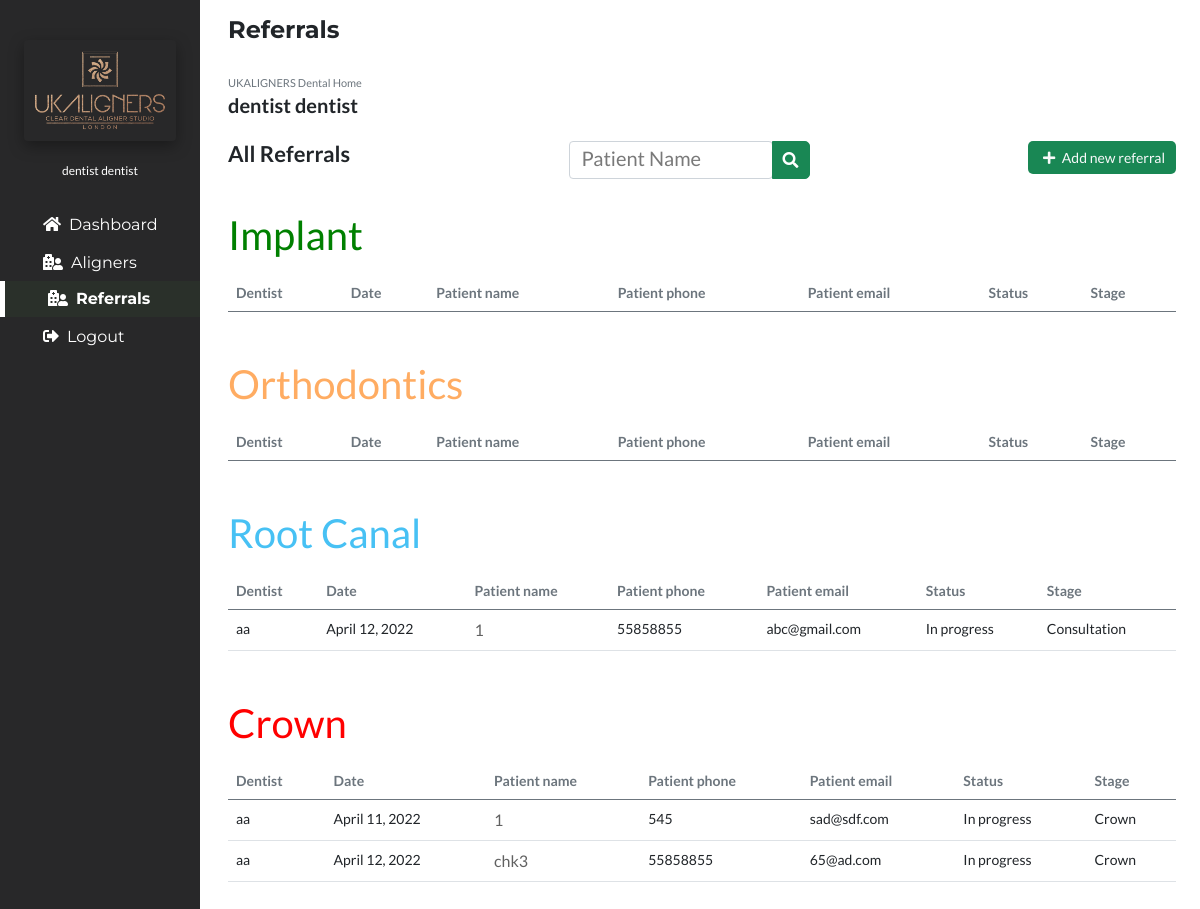
The app's page /referrals (signed in), older data.
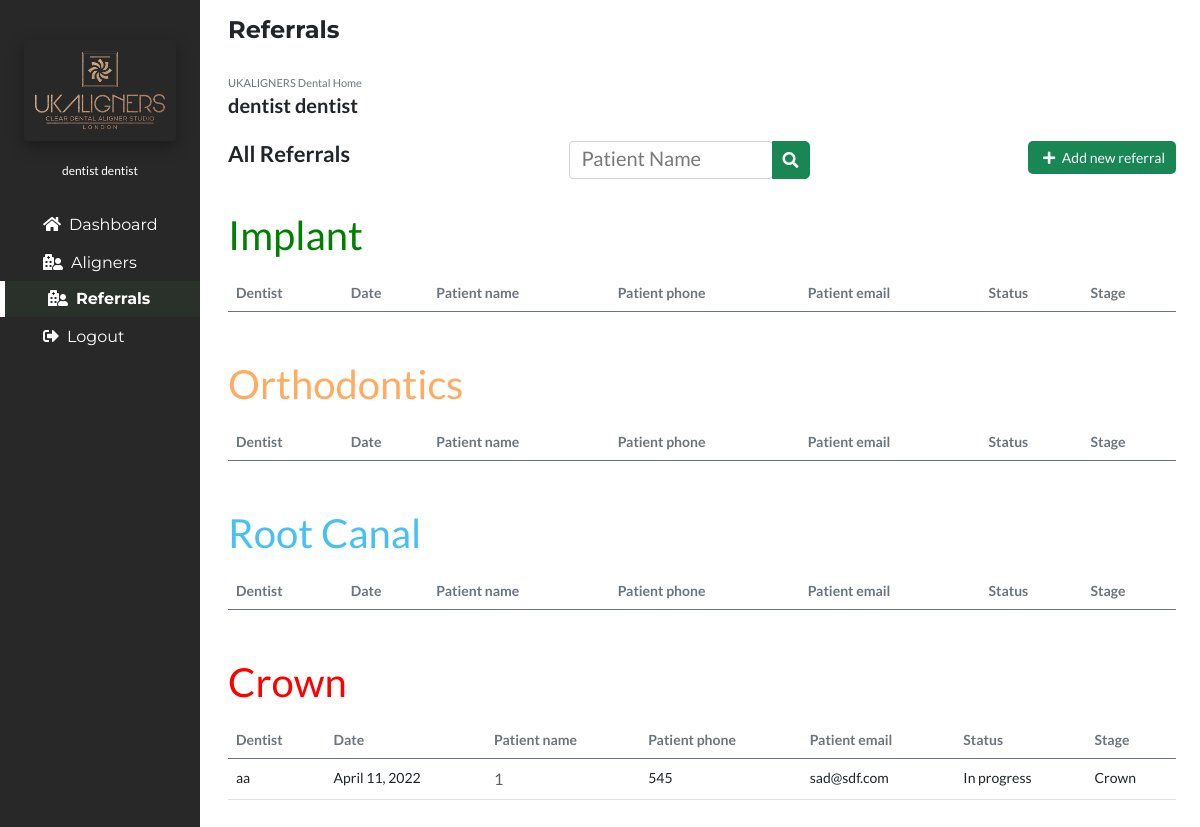
The same page, newer data.
### portfolioApp/models.py (models this page shows, shortened)
class Referral(models.Model):
    Dentist=models.ForeignKey(User,on_delete=models.CASCADE, null=True)
    DentistName=models.CharField(max_length=50,null=True)
    PatientName=models.CharField(max_length=50)
    PatientPhone=models.CharField(max_length=20)
    PatientEmail=models.CharField(max_length=40)
    ReferralReason=models.CharField(max_length=60,default="Consultation",null=True,choices=(("Consultation","Consultation"),("Implant","Implant"),("Orthodontics","Orthodontics"),("Root Canal","Root Canal"),("Crown","Crown")
    ))
    Status=models.CharField(max_length=40,default="New",null=True,choices=(("New","New"),("Booked","Booked"),("Declined","Declined"),("TC","TC")
    ))
    BookedOn=models.CharField(max_length=40,null=True)
    TreatmentPlan=models.CharField(max_length=80,null=True)
    Note=models.CharField(max_length=150,null=True)
    Stage=models.CharField(max_length=150,null=True)
    Date=models.DateField(auto_now_add=True)

### portfolioApp/views.py (the view)
# urls.py: path('referrals', views.referrals, name='referrals'),
@login_required(login_url='login')
def referrals(request):
    if request.method=="POST":
        referral_obj = Referral.objects.get(id=request.POST.get('id'))
        referral_obj.Stage = request.POST.get('Stage')
        referral_obj.Status = request.POST.get('Status')
        referral_obj.save()
    if request.user.is_superuser or request.user.is_staff:
        implant_referral = Referral.objects.distinct().filter(
                Q(ReferralReason="Implant") &
                Q(Status="In progress") |
                Q(Status="Booked")
            ).order_by("PatientName")
        orthodontics_referral = Referral.objects.distinct().filter(
                Q(ReferralReason="Orthodontics") &
                Q(Status="In progress") |
                Q(Status="Booked")
            ).order_by("PatientName")
        root_canal_referral = Referral.objects.distinct().filter(
                Q(ReferralReason="Root Canal") &
                Q(Status="In progress") |
                Q(Status="Booked")
            ).order_by("PatientName")
        crown_referral = Referral.objects.distinct().filter(
                Q(ReferralReason="Crown") &
                Q(Status="In progress") |
                Q(Status="Booked")
            ).order_by("PatientName")
        print("Otho",orthodontics_referral.count())
        print("crown",crown_referral.count(),"********************")
    else:
        implant_referral = Referral.objects.distinct().filter(
                Q(Dentist=request.user) &
                Q(ReferralReason="Implant") &
                Q(Status="In progress") |
                Q(Status="Booked")
            ).order_by("PatientName")
        orthodontics_referral = Referral.objects.distinct().filter(
                Q(Dentist=request.user) &
                Q(ReferralReason="Orthodontics") &
                Q(Status="In progress") |
                Q(Status="Booked")
            ).order_by("PatientName")
        root_canal_referral = Referral.objects.distinct().filter(
                Q(Dentist=request.user) &
                Q(ReferralReason="Root Canal") &
                Q(Status="In progress") |
                Q(Status="Booked")
            ).order_by("PatientName")
        crown_referral = Referral.objects.distinct().filter(
                Q(Dentist=request.user) &
                Q(ReferralReason="Crown") &
                Q(Status="In progress") |
                Q(Status="Booked")
            ).order_by("PatientName")
    context={
        'referral':'active',
        'implant_referral': implant_referral,
        'orthodontics_referral': orthodontics_referral,
        'root_canal_referral': root_canal_referral,
        'crown_referral': crown_referral,
    }
    return render(request,'referrals.html',context)

### portfolioApp/templates/referrals.html (shortened to what the changed rows need)
{% extends 'base.html' %}
{% load static %}
{% block body %}
<section class="px-4">
<div class="">
<div class="col-sm-12 px-0 pb-3 my-3 table-responsive"style="font-size:14px;">
<table class="table ">
  <h1 style="font-size: 40px; color: green; margin-bottom: 15px;">Implant</h1>
<thead class="text-secondary">
<tr>
  <th scope="col">Dentist</th>
  <th scope="col">Date</th>
  <th scope="col">Patient name</th>
  <th scope="col">Patient phone</th>
  <th scope="col">Patient email</th>
  <th scope="col">Status</th>
  <th scope="col">Stage</th>
</tr>
</thead>
</table>
</div>
<div class="col-sm-12 px-0 pb-3 my-3 table-responsive"style="font-size:14px;">
  <table class="table ">
    <h1 style="font-size: 40px; color: #ffac62; margin-bottom: 15px;">Orthodontics</h1>
  <thead class="text-secondary">
  <tr>
    <th scope="col">Dentist</th>
    <th scope="col">Date</th>
    <th scope="col">Patient name</th>
    <th scope="col">Patient phone</th>
    <th scope="col">Patient email</th>
    <th scope="col">Status</th>
    <th scope="col">Stage</th>
  </tr>
  </thead>
  </table>
</div>
<div class="col-sm-12 px-0 pb-3 my-3 table-responsive"style="font-size:14px;">
  <table class="table ">
    <h1 style="font-size: 40px; color: #47c1f4; margin-bottom: 15px;">Root Canal</h1>
  <thead class="text-secondary">
  <tr>
    <th scope="col">Dentist</th>
    <th scope="col">Date</th>
    <th scope="col">Patient name</th>
    <th scope="col">Patient phone</th>
    <th scope="col">Patient email</th>
    <th scope="col">Status</th>
    <th scope="col">Stage</th>
  </tr>
  </thead>
  <tbody>
  {% for referrals in root_canal_referral %}
  <tr>
    <td>{{referrals.DentistName}}</td>
    <td>{{referrals.Date}}</td>
    {% if not user.is_staff or user.is_superuser%}
    <td><a href="/referraldetail/{{referrals.id}}/">{{referrals.PatientName}}</a></td>
    {% else %}
    <td class="text-secondary">{{referrals.PatientName}}</td>
    {% endif %}
    <td>{{referrals.PatientPhone}}</td>
    <td>{{referrals.PatientEmail}}</td>
    <form action="" method="POST">
    {% if not user.is_dentist %}
      <td>
        <select name="Status" id="Status">
          <option style="background: rgb(52, 143, 255); color: white;" value="{{referrals.Status}}"selected>{{referrals.Status}}</option>
          <option value="Booked" >Booked</option>
          <option value="Declined">Declined</option>
          <option value="TC" >TC</option>
        </select>
      </td>
    {% else %}
      <td>{{referrals.Status}}</td>
    {% endif %}
    {% if not user.is_dentist %}
    <td>
      <select name="Stage" id="Stage">
        <option style="background: rgb(52, 143, 255); color: white;" value="{{referrals.Stage}}"selected>{{referrals.Stage}}</option>
        <option value="Consultation">Consultation</option>
        <option value="RCT" >RCT</option>
        <option value="Review">Review</option>
        <option value="2nd opinion">2nd opinion</option>
      </select>
    </td>
    <input style="display: none;" name="id" value="{{referrals.id}}">
    {% else %}
      <td>{{referrals.Stage}}</td>
    {% endif %}
    </form>
  </tr>
  {% endfor %}
  </tbody>
  </table>
</div>
<div class="col-sm-12 px-0 pb-3 my-3 table-responsive"style="font-size:14px;">
  <table class="table ">
    <h1 style="font-size: 40px; color: red; margin-bottom: 15px;">Crown</h1>
  <thead class="text-secondary">
  <tr>
    <th scope="col">Dentist</th>
    <th scope="col">Date</th>
    <th scope="col">Patient name</th>
    <th scope="col">Patient phone</th>
    <th scope="col">Patient email</th>
    <th scope="col">Status</th>
    <th scope="col">Stage</th>
  </tr>
  </thead>
  <tbody>
  {% for referrals in crown_referral %}
  <tr>
    <td>{{referrals.DentistName}}</td>
    <td>{{referrals.Date}}</td>
    {% if not user.is_staff or user.is_superuser%}
    <td><a href="/referraldetail/{{referrals.id}}/">{{referrals.PatientName}}</a></td>
    {% else %}
    <td class="text-secondary">{{referrals.PatientName}}</td>
    {% endif %}
    <td>{{referrals.PatientPhone}}</td>
    <td>{{referrals.PatientEmail}}</td>
    <form action="" method="POST">
    {% if not user.is_dentist %}
      <td>
        <select name="Status" id="Status">
          <option style="background: rgb(52, 143, 255); color: white;" value="{{referrals.Status}}"selected>{{referrals.Status}}</option>
          <option value="Booked" >Booked</option>
          <option value="Declined">Declined</option>
          <option value="TC" >TC</option>
        </select>
      </td>
    {% else %}
      <td>{{referrals.Status}}</td>
    {% endif %}
    {% if not user.is_dentist %}
    <td>
      <select name="Stage" id="Stage">
        <option style="background: rgb(52, 143, 255); color: white;" value="{{referrals.Stage}}"selected>{{referrals.Stage}}</option>
        <option value="Consultation">Consultation</option>
        <option value="Prep">Prep</option>
        <option value="Fit">Fit</option>
        <option value="Review">Review</option>
      </select>
    </td>
    <input style="display: none;" name="id" value="{{referrals.id}}">
    {% else %}
      <td>{{referrals.ReferralReason}}</td>
    {% endif %}
    </form>
  </tr>
  {% endfor %}
  </tbody>
  </table>
</div>
</div>
</section>
{% endblock body %}

Row changes from the older to the newer data that the page shows:
no longer on this page (row edited): Referral: DentistName "aa", Date "April 12, 2022", PatientName "1", PatientPhone "55858855", PatientEmail "abc@gmail.com", Status "In progress", Stage "Consultation", shown under "Root Canal"
no longer on this page (row edited): Referral: DentistName "aa", Date "April 12, 2022", PatientName "chk3", PatientPhone "55858855", PatientEmail "65@ad.com", Status "In progress", ReferralReason "Crown"
